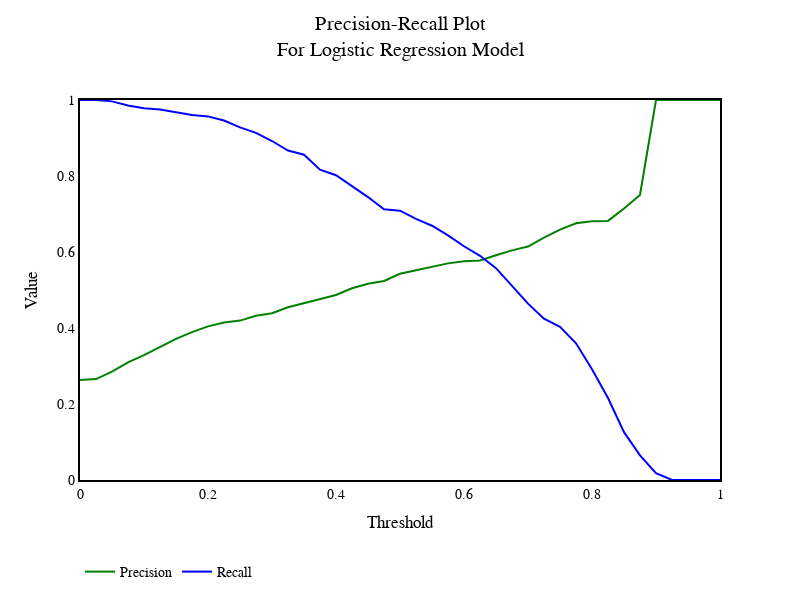

Write notebook code for a chart like this one.
### Code cell
layout = go.Layout(paper_bgcolor = 'rgba(0,0,0,0)', 
            plot_bgcolor = 'rgba(0,0,0,0)',
            width=800, height=600)

fig = go.Figure(layout=layout)

fig.add_trace(go.Line(x=thresh_list, y=prec_dat, mode='lines', name='Precision', line=dict(color='green', width=2)))
fig.add_trace(go.Line(x=thresh_list, y=recall_dat, mode='lines', name='Recall', line=dict(color='blue', width=2)))


fig.update_xaxes(showline=True, linewidth=2, linecolor='black', mirror=True, showgrid=False, zeroline=False, range=[0,1])
fig.update_yaxes(showline=True, linewidth=2, linecolor='black', mirror=True, showgrid=False, zeroline=False, range=[0,1])


fig.update_layout(
    title={
        'text': "Precision-Recall Plot<br>For Logistic Regression Model",
        'x': 0.5, 'y': 0.95,
        'xanchor': 'center',
        'yanchor': 'top'},
    
        font=dict(
            family="Helvetica",
            size=20,
            color="black"
        ))

fig.update_layout(legend_orientation = 'h',
        legend=dict(x=0, y=-.2),
        xaxis_title =  "Threshold\n",
        yaxis_title="Value",
        font=dict(
            family="Helvetica",
            size=14,
            color="black"
        ))

                    
fig.show(render='png')

### Figure 1 — Plotly figure (JSON) as saved in the notebook; plotly's stock layout.template omitted (floating-point values rounded to 4 significant figures)
{"data": [{"line": {"color": "green", "width": 2}, "mode": "lines", "name": "Precision", "type": "scatter", "x": [0, 0.025, 0.05, 0.075, 0.1, 0.125, 0.15, 0.175, 0.2, 0.225, 0.25, 0.275, 0.3, 0.325, 0.35, 0.375, 0.4, 0.425, 0.45, 0.475, 0.5, 0.525, 0.55, 0.575, 0.6, 0.625, 0.65, 0.675, 0.7, 0.725, 0.75, 0.775, 0.8, 0.825, 0.85, 0.875, 0.9, 0.925, 0.95, 0.975, 1.0], "y": [0.263, 0.2655, 0.285, 0.3096, 0.3285, 0.3506, 0.3715, 0.3892, 0.4043, 0.4142, 0.4195, 0.432, 0.4389, 0.4547, 0.4648, 0.4769, 0.4869, 0.5047, 0.5162, 0.5238, 0.5427, 0.552, 0.5619, 0.5701, 0.5758, 0.5775, 0.5916, 0.6043, 0.6143, 0.6378, 0.6588, 0.6757, 0.6807, 0.6818, 0.7143, 0.75, 1, 1, 1, 1, 1]}, {"line": {"color": "blue", "width": 2}, "mode": "lines", "name": "Recall", "type": "scatter", "x": [0, 0.025, 0.05, 0.075, 0.1, 0.125, 0.15, 0.175, 0.2, 0.225, 0.25, 0.275, 0.3, 0.325, 0.35, 0.375, 0.4, 0.425, 0.45, 0.475, 0.5, 0.525, 0.55, 0.575, 0.6, 0.625, 0.65, 0.675, 0.7, 0.725, 0.75, 0.775, 0.8, 0.825, 0.85, 0.875, 0.9, 0.925, 0.95, 0.975, 1.0], "y": [1, 1, 0.9964, 0.9856, 0.9784, 0.9748, 0.9676, 0.9604, 0.9568, 0.946, 0.9281, 0.9137, 0.8921, 0.8669, 0.8561, 0.8165, 0.8022, 0.7734, 0.7446, 0.7122, 0.7086, 0.6871, 0.6691, 0.6439, 0.6151, 0.5899, 0.5576, 0.5108, 0.464, 0.4245, 0.4029, 0.3597, 0.2914, 0.2158, 0.1259, 0.06475, 0.01799, 0, 0, 0, 0]}], "layout": {"font": {"color": "black", "family": "Helvetica", "size": 14}, "height": 600, "legend": {"orientation": "h", "x": 0, "y": -0.2}, "paper_bgcolor": "rgba(0, 0, 0, 0)", "plot_bgcolor": "rgba(0, 0, 0, 0)", "title": {"text": "Precision-Recall Plot<br>For Logistic Regression Model", "x": 0.5, "xanchor": "center", "y": 0.95, "yanchor": "top"}, "width": 800, "xaxis": {"linecolor": "black", "linewidth": 2, "mirror": true, "range": [0, 1], "showgrid": false, "showline": true, "title": {"text": "Threshold\n"}, "type": "linear", "zeroline": false}, "yaxis": {"linecolor": "black", "linewidth": 2, "mirror": true, "range": [0, 1], "showgrid": false, "showline": true, "title": {"text": "Value"}, "type": "linear", "zeroline": false}}}
